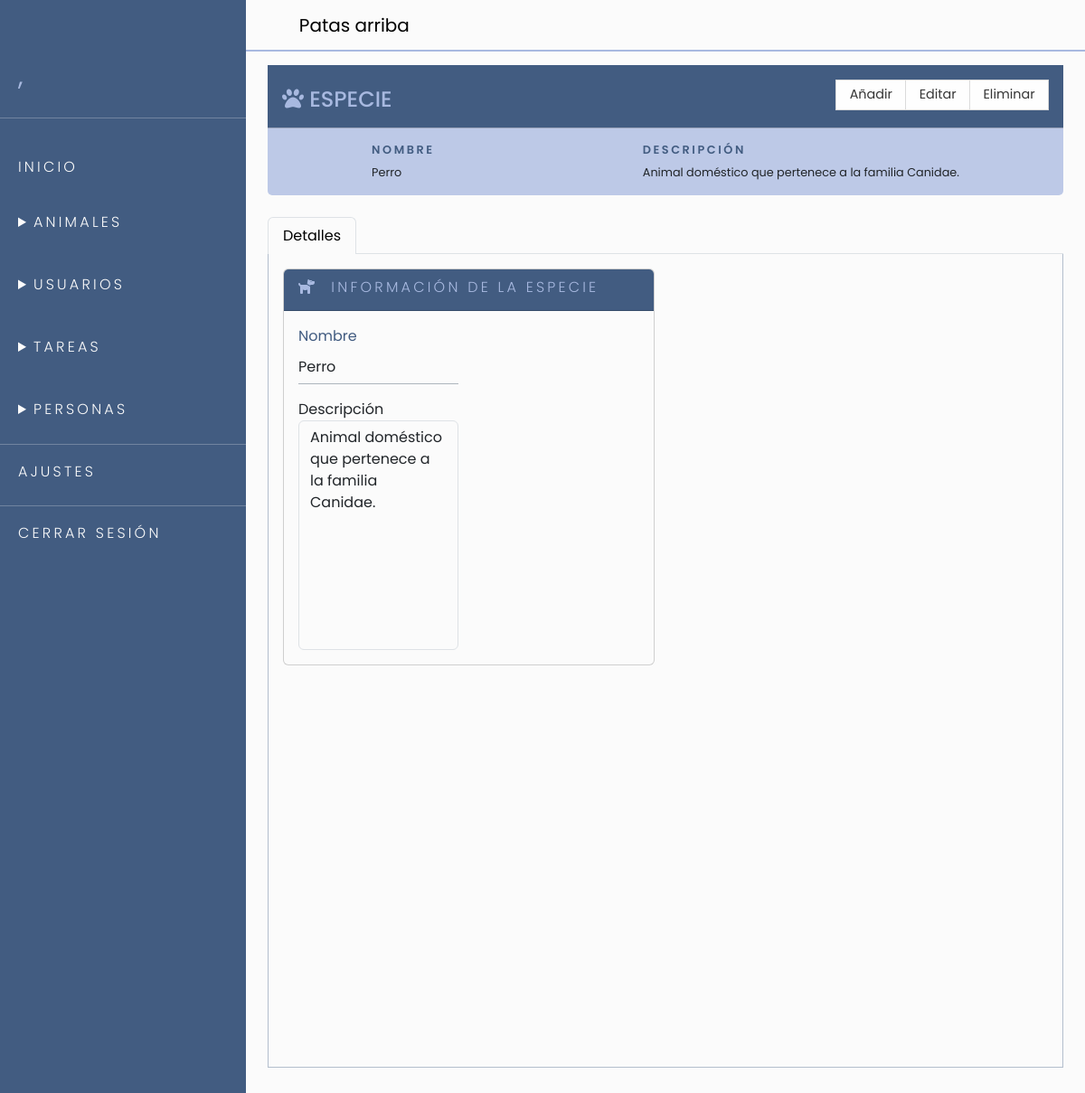
The app's page /app/controllers/EspecieC.php?id=00B100292511104237965&action=show_register (signed in) with its own data.
### tables this page shows
CREATE TABLE IF NOT EXISTS `especies` (
  `id` VARCHAR(22) NOT NULL DEFAULT '1',
  `nombre` VARCHAR(45) NOT NULL DEFAULT 'No especificado',
  `descripcion` VARCHAR(100) NOT NULL DEFAULT '-',
  `disponible` TINYINT(4) NOT NULL DEFAULT 1,
  PRIMARY KEY (`id`),
  UNIQUE INDEX `idespecies_UNIQUE` (`id` ASC) );

### app/utils/Utils.php (called while the page is built, shortened)
<?php
require_once "../models/Model.php";
class Utils
{
    public static function connectBD()
    {
        $conBD = null;
        try {
            return $conBD = new PDO(DB_DRIVER . ":host=" . DB_HOST . ";dbname=" . DB_SCHEMA, DB_USER);
        } catch (PDOException $e) {
            self::save_log_error($e->getMessage());
            return $conBD;
            die();
        } catch (Exception $e) {
            self::save_log_error($e->getMessage());
            return $conBD;
            exit();
        }
    }
}

### app/models/Model.php (called while the page is built, shortened)
<?php
require_once "../utils/Utils.php";
class Model
{
    protected $conBD;
    function __construct()
    {
        try {
            $this->conBD = Utils::connectBD();
        } catch (PDOException $e) {
            Utils::save_log_error("PDOException caught: " . $e->getMessage());
        } catch (Exception $e) {
            Utils::save_log_error("Unexpected error caught: " . $e->getMessage());
        }
    }
    public function queryParam(String $query, array $params = [])
    {
        try {
            $stmt = $this->conBD->prepare($query);
            foreach ($params as $key => $value) {
                $stmt->bindValue(':' . $key, $value);
            }
            $success = $stmt->execute();
            if ($success) {
                return $stmt->fetchAll(PDO::FETCH_ASSOC);
            }
        } catch (PDOException $e) {
            Utils::save_log_error("PDOException caught: " . $e->getMessage());
        } catch (Exception $e) {
            Utils::save_log_error("Unexpected error caught: " . $e->getMessage());
        }
        return false;
    }
}

### app/views/V_EspecieVer.php (the view, shortened to what this page needs)
<!DOCTYPE html>
<html lang="es">
<head>
    <link rel='stylesheet' href='https://cdnjs.cloudflare.com/ajax/libs/ekko-lightbox/5.3.0/ekko-lightbox.css'>
    <link rel="stylesheet" href="../views/css/sass.css">
</head>
<body>
    <?php include_once "../views/components/menu.php"; ?>
    <section id="content">
        <?php include_once "../views/components/header.php"; ?>
        <main class="mx-4 mt-5 mb-5">
            <br />
            <div class="mb-4 w-100 bg-secondary bg-opacity-75 " style="border-radius:5px;">
                <div class="button-option-container d-flex justify-content-between align-content-center w-100 bg-primary p-3">
                    <h1 style="font-size: x-large;" class="pt-2 text-secondary text-uppercase font-weight-light mb-0 d-inline" data-controller="EspecieC.php">
                        <i class="fa-solid fa-paw"></i>
                        ESPECIE
                    </h1>
                    <div class="btn-group" role="group">
                        <button class="button-dropdown" data-toggle="modal" data-target="#insert">Añadir</button>
                        <button class="button-dropdown" data-action="update">Editar</button>
                        <button class="button-dropdown" data-action="sdelete">Eliminar</button>
                    </div>
                </div>
                <hr class="mt-0 px-3">
                <div class="d-flex justify-content-around">
                    <div>
                        <h5 class="text-primary" style="font-weight:600; text-transform:uppercase; font-size: .8em">Nombre</h5>
                        <p style="font-size: .8em"><?= $data['nombre'] ?></p>
                    </div>
                    <div>
                        <h5 class="text-primary" style="font-weight:600; text-transform:uppercase; font-size: .8em">Descripción</h5>
                        <p style="font-size: .8em"><?= $data['descripcion'] ?></p>
                    </div>
                </div>
            </div>
            <nav class="nav nav-tabs w-100" id="tab" role="tablist">
                <a class="nav-item nav-link border-bottom-0 active" data-toggle="tab" role="tab" aria-selected="true" aria-controls="nav-details" href="#details">Detalles</a>
            </nav>
            <div class="tab-content w-100 border border-1 border-primary-subtle border-top-0" id="tabcontent" style="height:900px;">
                <div class="tab-pane fade show active h-100" id="details" role="tabpanel" aria-labelledby="details-tab">
                    <form action="../controllers/EspecieC.php" method="POST" class="d-inline-flex flex-column justify-content-between h-100 w-100 p-0 form-register">
                        <div role="tablist" class="p-3">
                            <div class="row" id="infoEspecie-show">
                                <div class="col-md-12 col-lg-6 mb-4">
                                    <div class="card" role="tab" style="position: unset;">
                                        <div class="card-header bg-primary" id="info" data-toggle="collapse" href="#info-show" aria-expanded="true" aria-controls="infoEspecie-show">
                                            <h5 class="d-inline-flex align-items-center text-secondary"><i class="fa-solid fa-dog text-secondary"></i>&nbsp;&nbsp;Información de la Especie</h5>
                                        </div>
                                        <div class="collapse show" role="tabpanel" aria-labelledby="info" data-parent="#accordion">
                                            <div class="card-body">
                                                <div class="form-group row">
                                                    <div class="col-12 col-lg-6">
                                                        <label for="nombre" class="col-12 text-primary">Nombre</label>
                                                        <input type="text" name="nombre" id="nombre" class="form-control-plaintext border-dark-subtle border-0 border-bottom mt-1 mb-3" value="<?= $data['nombre'] ?>" readonly>
                                                        <label for="descripcion" class="col-12">Descripción</label>
                                                        <textarea name="descripcion" id="descripcion" class="form-control" cols="30" rows="10" style="resize: none; box-shadow:none;" readonly><?= $data['descripcion'] ?></textarea>
                                                    </div>
                                                </div>
                                            </div>
                                        </div>
                                    </div>
                                    <br />
                                </div>
                            </div>
                        </div>
                    </form>
                </div>
                <br>
            </div>
        </main>
    </section>
</body>
</html>

### records on screen
especies: nombre "Perro", descripcion "Animal doméstico que pertenece a la familia Canidae."
